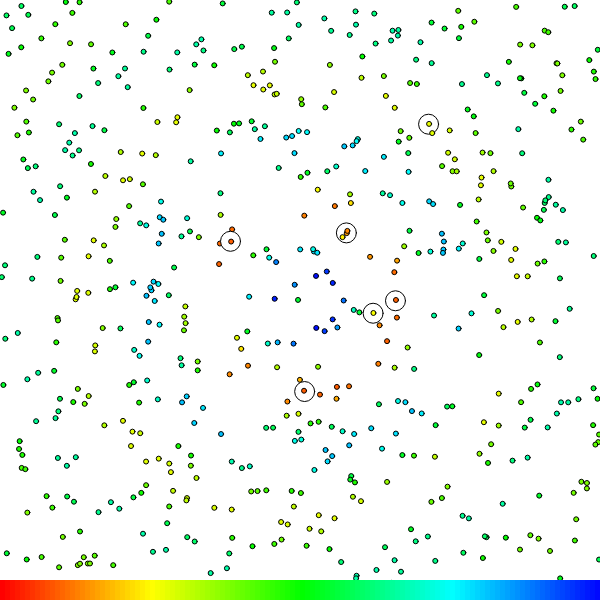
Frame 1 (no input)
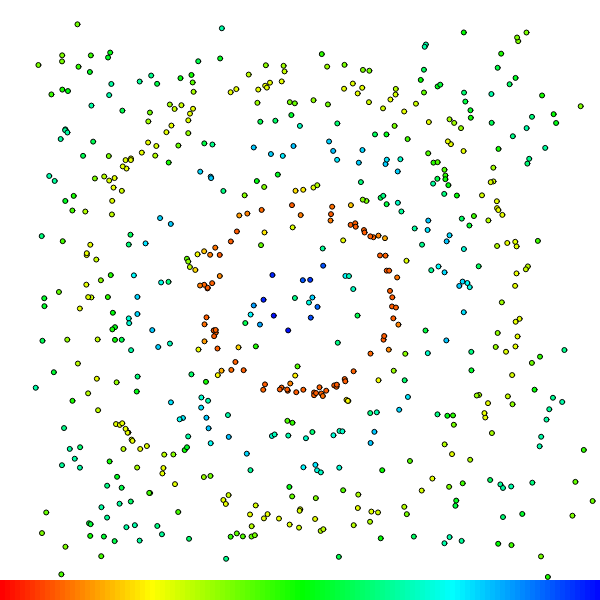
Frame 60 (no input)
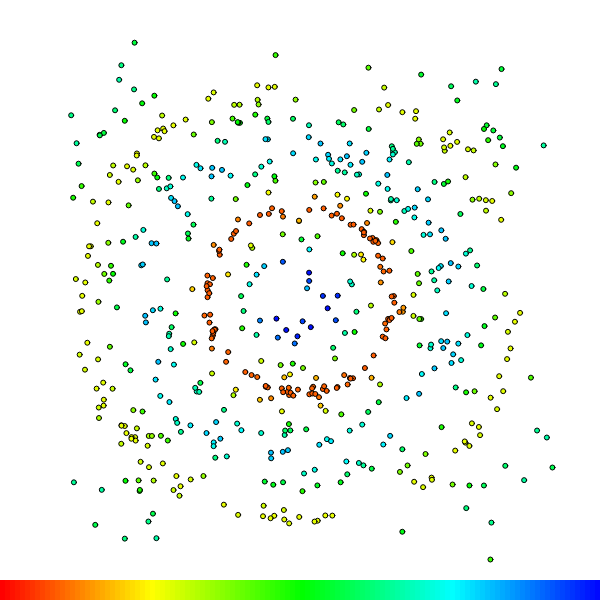
Frame 120 (the mouse pressed at the canvas centre since frame 60)

The p5.js sketch that drew these frames (run headless with seeded random() and noise() and a simulated clock; from frame 60 on, the mouse is pressed at the canvas centre):

// p5.js sketch
// ── sketch.js
let MAXx = 15
let MAXv = 0.05
let selfCo = 0.02
let nghCo = 0.033
let numParticles = 600
let particles = []

let MIN = 100

function setup(){
    createCanvas(600,600)
    colorMode(HSB,1)
    for(let i=0; i<numParticles; i++){
    	particles.push(new Particle())
    }
    background(0.1)
}

function draw(){
	background(1,0,1)
	strokeWeight(1)
	stroke(0)
	translate(width/2, height/2)
    for(let i=0; i<numParticles; i++){
    	if(i < numParticles - 10){
    		particles[i].step(particles.slice(i,i+5))
    	} else {
    		particles[i].step(particles.slice(5))
    	}
    	particles[i].render()
    }
    for(let i=0; i<width; i+=5){
    	noStroke()
    	fill(i/width/1.5,1,1)
    	rect(i-width/2,height/2 -20,5,20)
    }
}








function SinCircles(v){
	a = v.x
	b = v.y
	let sqsum = a*a + b*b
	return (1+(sin(sqrt(sqsum)))/(1+0.01*(sqsum)))/1.5
}

function bowl(v){
	a = v.x
	b = v.y
	let sqsum = a*a + b*b
	if(sqsum < 0.4){
		sqsum += 0.5
	}
	return (sqsum)/255

}

let f = SinCircles

function bestNeighbor(neighbors){
	let bestVal = neighbors[0].bestVal
	let bestN = neighbors[0]
	for(let i in neighbors){
		let n = neighbors[i]
		if(n.bestVal < bestVal){
			bestN = n
			bestVal = n.bestVal
		}
	}
	if(bestVal < MIN){
		MIN = bestVal
		console.log(MIN)
		fill(1,0,1)
		ellipse(bestN.pos.x*20,bestN.pos.y*20,20,20)
	}
	return bestN
}

var Particle = function(){
	this.pos = createVector(random(-MAXx,MAXx),random(-MAXx,MAXx))
	this.vel = createVector(random(-MAXv,MAXv),random(-MAXv,MAXv))
	this.best = this.pos.copy()
	this.bestVal = f(this.pos)
	this.step = function(neighbors){
		let toMyBest = p5.Vector.sub(this.best,this.pos)
		let bestN = bestNeighbor(neighbors)
		let toOtherBest = p5.Vector.sub(bestN.best,this.pos)
		toMyBest.mult(selfCo)
		toOtherBest.mult(nghCo)

		// let dMyBest = p5.Vector.add(this.pos,toMyBest)
		// stroke(0,.5,1)
		// line(this.pos.x*20,this.pos.y*20,dMyBest.x*20,dMyBest.y*20)
		// let dOthrBest = p5.Vector.add(this.pos,toOtherBest)
		// stroke(1,.5,1)
		// line(this.pos.x*20,this.pos.y*20,dOthrBest.x*20,dOthrBest.y*20)

		let acc = p5.Vector.add(toOtherBest,toMyBest)
		this.vel.add(acc)
		this.vel.limit(MAXv)
		this.pos.add(this.vel)
		let val = f(this.pos)
		if(val < this.bestVal){
			this.bestVal = val
			this.best = this.pos.copy()
		}
	}
	this.render = function(){
		let hue = f(this.pos)/2
		fill(hue,1,1)
		stroke(1,0,0)
		//noStroke()
		ellipse(this.pos.x*20,this.pos.y*20,5,5)
	}
}

function mousePressed(){
	let v = createVector((mouseX-width/2)/20,(mouseY-height/2)/20)
	console.log("test:",f(v))
}
